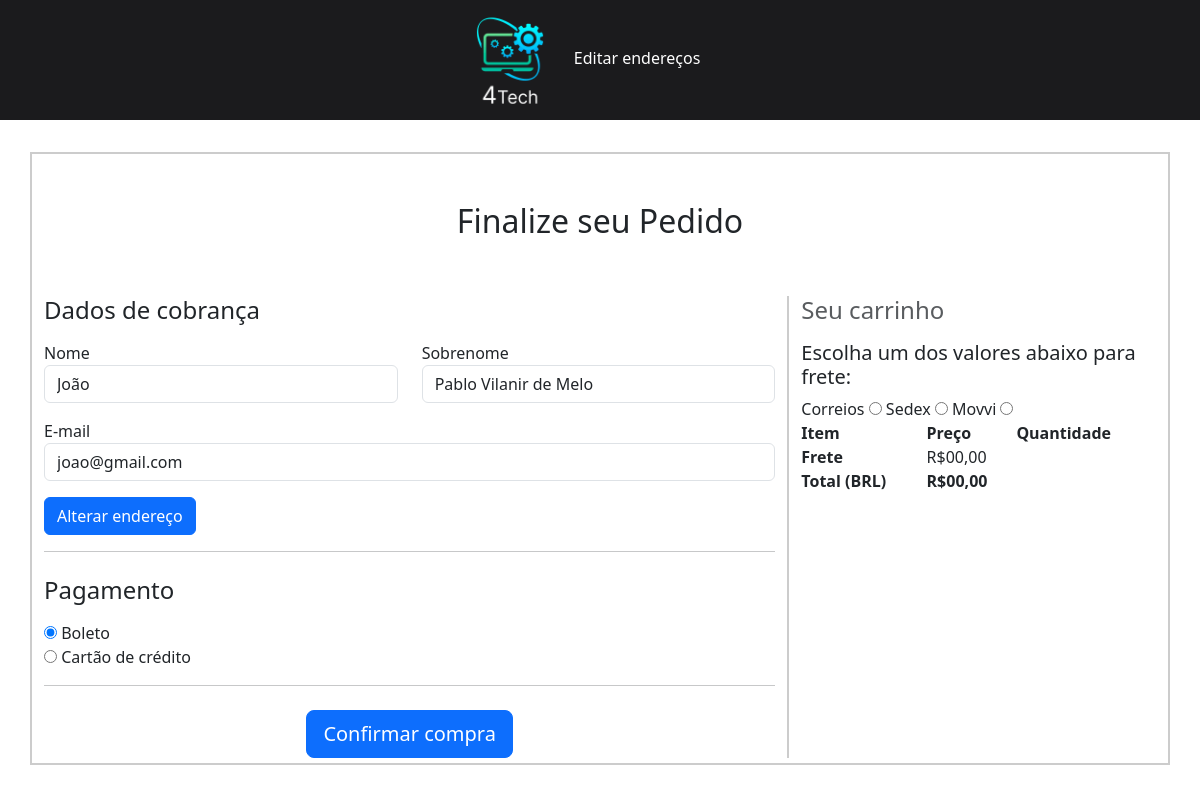
Before: /checkout.php?id=1 with the older database file.
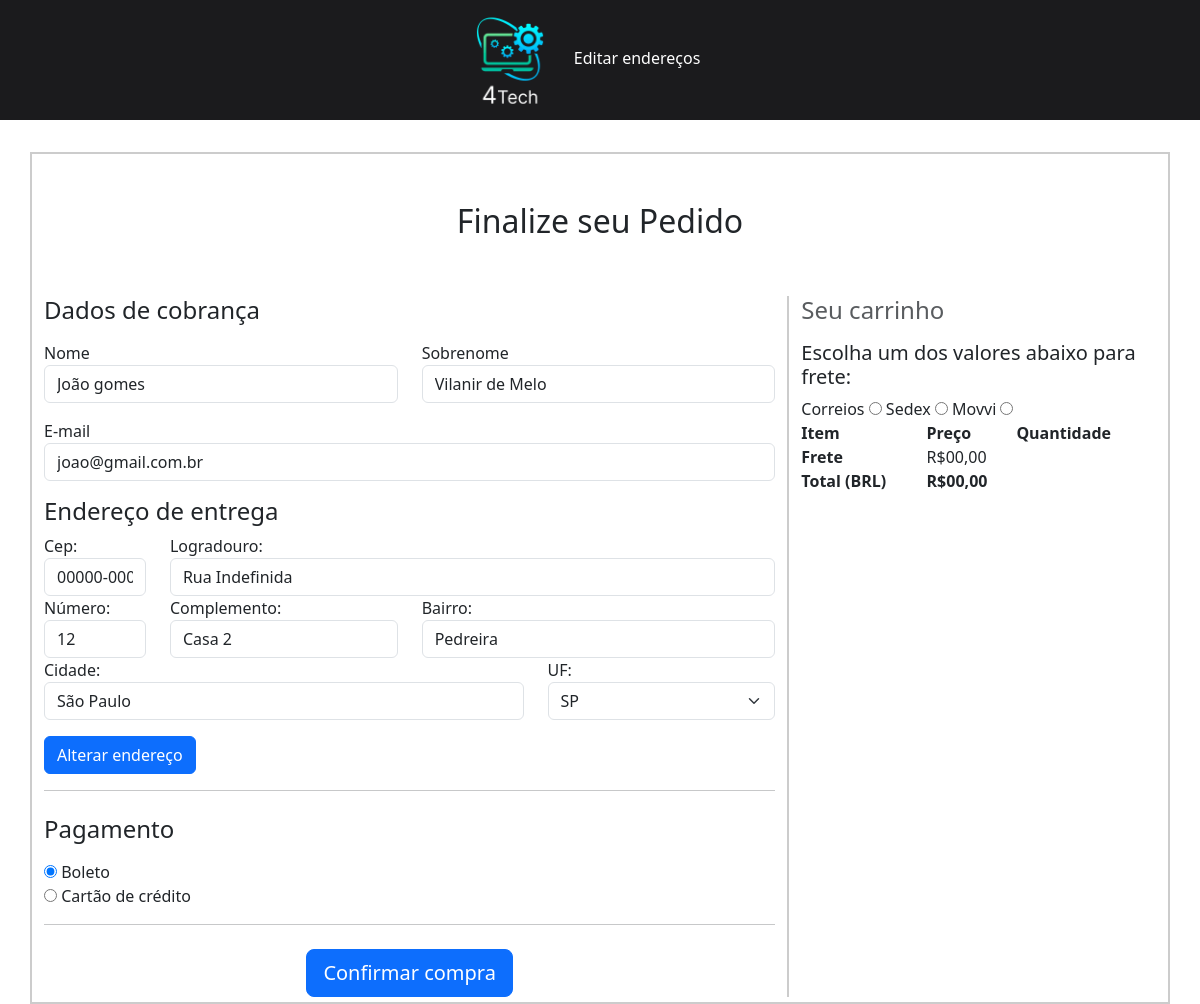
After: the same page with the newer database file.
### tables this page shows
CREATE TABLE `usuarios_clientes` (
  `id` int(10) NOT NULL,
  `email` varchar(100) NOT NULL,
  `senha` varchar(200) NOT NULL,
  `cliente_id` int(10) DEFAULT NULL
);

CREATE TABLE `clientes` (
  `id` int(10) NOT NULL,
  `nome` varchar(50) NOT NULL,
  `sobrenome` varchar(200) NOT NULL,
  `cpf` varchar(15) NOT NULL,
  `dataNascimento` varchar(11) NOT NULL,
  `genero` varchar(20) NOT NULL,
  `ddd_celular` varchar(2) NOT NULL,
  `num_celular` varchar(10) NOT NULL,
  `ddd_telefone` varchar(2) NOT NULL,
  `num_telefone` varchar(9) NOT NULL
);

CREATE TABLE `enderecos_de_entrega` (
  `id` int(10) NOT NULL,
  `cep` varchar(9) NOT NULL,
  `logradouro` varchar(200) NOT NULL,
  `numero_endereco` int(10) NOT NULL,
  `complemento` varchar(50) DEFAULT NULL,
  `bairro` varchar(100) NOT NULL,
  `cidade` varchar(50) NOT NULL,
  `uf` varchar(2) NOT NULL,
  `cliente_id` int(10) DEFAULT NULL,
  `status` enum('principal','secundario','inativo') DEFAULT NULL
);

### checkout.php (the view, shortened to what the changed rows need)
<?php
include("conexao.php");
(isset($_GET['id'])) ? $id_cliente = $_GET['id'] : null;
$sql_code = "SELECT * FROM clientes INNER JOIN usuarios_clientes ON clientes.id=usuarios_clientes.cliente_id WHERE clientes.id=$id_cliente;";
$sql_code2 = "SELECT * FROM enderecos_de_entrega WHERE status = 'principal' and cliente_id =$id_cliente;";
$sql_query = $mysqli->query($sql_code) or die($mysqli->error);
$sql_query2 = $mysqli->query($sql_code2) or die($mysqli->error);
?>
<!DOCTYPE html>
<html lang="pt-br">
<head>
    <link rel="stylesheet" href="css/style.css">
    <link rel="stylesheet" href="css/checkout.css">
    <link rel="stylesheet" href="css/carrinho.css">
    <link href="https://cdn.jsdelivr.net/npm/bootstrap@5.3.0-alpha3/dist/css/bootstrap.min.css" rel="stylesheet"
>
    <link rel="stylesheet"
        href="https://cdnjs.cloudflare.com/ajax/libs/bootstrap-icons/1.7.2/font/bootstrap-icons.min.css">
</head>
<body>
    <div class="container">
        <div class="py-5 text-center">
            <h2>Finalize seu Pedido</h2>
        </div>
        <form action="pedidos.php" method="post" class="needs-validation">
            <div class="row">
                <div class="col-md-4 order-md-2 mb-4">
                    <table id="tbl-carrinho">
                        <thead>
                            <tr class="titulo-carrinho">
                                <th>Item</th>
                                <th>Preço</th>
                                <th>Quantidade</th>
                            </tr>
                        </thead>
                        <tfoot>
                            <th scope="row">Frete</th>
                            <tr>
                                <th scope="row">Total (BRL)</th>
                            </tr>
                        </tfoot>
                    </table>
                </div>
                <div class="col-md-8 order-md-1 form-pedido">
                    <?php while ($cliente = $sql_query->fetch_assoc()): ?>
                        <h4 class="mb-3">Dados de cobrança</h4>
                        <div class="row">
                            <div class="col-md-6 mb-3">
                                <label for="primeiroNome">Nome</label>
                                <input type="text" class="form-control" id="primeiroNome" placeholder="Primeiro nome"
                                    value="<?= $cliente['nome'] ?>" readonly>
                            </div>
                            <div class="col-md-6 mb-3">
                                <label for="sobrenome">Sobrenome</label>
                                <input type="text" class="form-control" id="sobrenome" placeholder="Sobrenome"
                                    value="<?= $cliente['sobrenome'] ?>" readonly>
                            </div>
                        </div>
                        <div class="mb-3">
                            <label for="email">E-mail</label>
                            <input type="email" class="form-control" id="email" placeholder="fulano@exemplo.com"
                                value="<?= $cliente['email'] ?>" readonly>
                        </div>
                    <?php endwhile ?>
                    <div class="enderecos-entrega">
                        <?php while ($endereço = $sql_query2->fetch_assoc()): ?>
                            <div class="endereco">
                                <div class="row">
                                    <h4>Endereço de entrega</h4>
                                    <div class="col-12 col-md-2 col-lg-2">
                                        <label>Cep: </label>
                                        <input type="text" class="form-control  cep" name="cepEntrega" id="txtCepEntrega"
                                            placeholder="00000-000" oninput="mascaraCep()" onchange="buscaCepEntrega()"
                                            required value="<?= $endereço['cep'] ?>" readonly>
                                    </div>
                                    <div class="col-12 col-md-10 col-lg-10">
                                        <label>Logradouro: </label>
                                        <input type="text" class="form-control  logradouro" name="logradouroEntrega"
                                            id="txtLogradouroEntrega" placeholder="Logradouro" required
                                            value="<?= $endereço['logradouro'] ?>" readonly>
                                    </div>
                                </div>
                                <div class="row">
                                    <div class="col-6 col-md-2 col-lg-2">
                                        <label>Número: </label>
                                        <input type="number" class="form-control  numero" name="numeroEntrega"
                                            id="txtNumeroEntrega" placeholder="00" required
                                            value="<?= $endereço['numero_endereco'] ?>" readonly>
                                    </div>
                                    <div class="col-6 col-md-4 col-lg-4">
                                        <label>Complemento: </label>
                                        <input type="text" class="form-control  complemento" name="complementoEntrega"
                                            id="txtComplemento" placeholder="Complemento"
                                            value="<?= $endereço['complemento'] ?>" readonly>
                                    </div>
                                    <div class="col-12 col-md-6 col-lg-6">
                                        <label>Bairro: </label>
                                        <input type="text" class="form-control  bairro" name="bairroEntrega"
                                            id="txtBairroEntrega" placeholder="Bairro" required
                                            value="<?= $endereço['bairro'] ?>" readonly>
                                    </div>
                                </div>
                                <div class="row">
                                    <div class="col-6 col-md-8 col-lg-8">
                                        <label>Cidade: </label>
                                        <input type="text" class="form-control  cidade" name="cidadeEntrega"
                                            id="txtCidadeEntrega" placeholder="Cidade" required
                                            value="<?= $endereço['cidade'] ?>" readonly>
                                    </div>
                                    <div class="col-12 col-md-4 col-lg-4">
                                        <label>UF: </label>
                                        <select class="form-select form-select-md mb-3 uf" name="ufEntrega"
                                            id="slcUfEntrega" aria-label=".form-select-lg example" required readonly>
                                            <option selected>
                                                <?= $endereço['uf'] ?>
                                            </option>
                                        </select>
                                    </div>
                                </div>
                            </div>
                        <?php endwhile ?>
                    </div>
                    <a href="NovoEndereco.php?id=<?= $id_cliente; ?>"
                        onclick="alterarEndereco(event,'NovoEndereco.php?id=<?php echo $id_cliente; ?>')"><button
                            class="btn btn-primary">Alterar
                            endereço</button></a>
                    <hr class="mb-4">
                    <h4 class="mb-3">Pagamento</h4>
                    <div class="d-block my-3">
                        <div class="custom-control custom-radio">
                        </div>
                        <div class="custom-control custom-radio">
                        </div>
                    </div>
                    <hr class="mb-4">
                    <div class="text-center">
                        <a href="statusPedido.php"></a>
                    </div>
        </form>
    </div>
</body>
</html>

Changed rows visible on the page:
changed usuarios_clientes: cliente.nome "João" → "João gomes"; cliente.sobrenome "Pablo Vilanir de Melo" → "Vilanir de Melo"; email "joao@gmail.com" → "joao@gmail.com.br"
now on this page (row edited): enderecos_de_entrega: cepEntrega "00000-000", logradouroEntrega "Rua Indefinida", numeroEntrega "12", complementoEntrega "Casa 2", bairroEntrega "Pedreira", cidadeEntrega "São Paulo", ufEntrega "SP"
